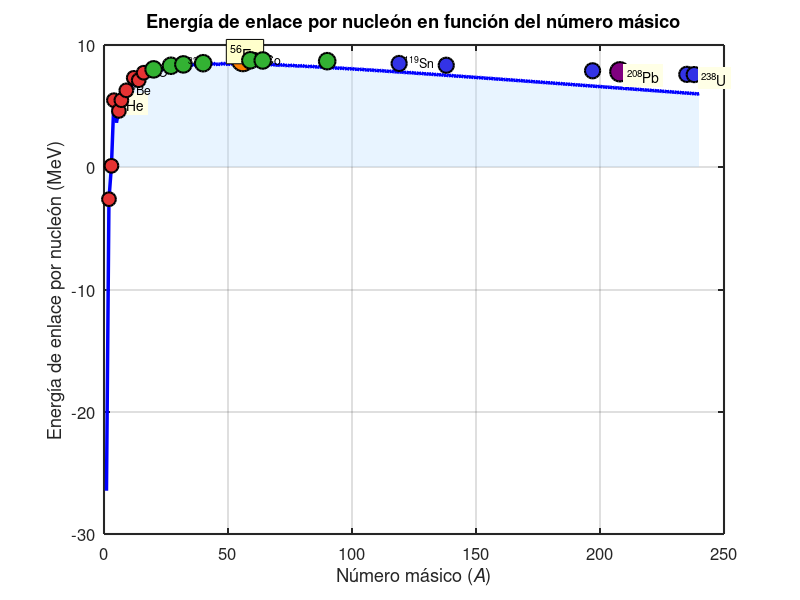

Source code (MATLAB): (Note: this script raises an error after producing the figure.)
% Este script implementa la fórmula semiempírica de masa de Weizsäcker-Bohr,
% también conocida como el modelo de la gota líquida. Esta fórmula empírica
% predice la energía de enlace de un núcleo atómico basándose en cinco 
% términos físicos fundamentales:
%
% FÓRMULA MATEMÁTICA:
% B(A,Z) = a_v·A - a_s·A^(2/3) - a_c·Z²/A^(1/3) - a_a·(A-2Z)²/A + δ(A,Z)
%
% Donde:
%   A = Número másico (protones + neutrones)
%   Z = Número atómico (protones)
%   N = Número de neutrones (N = A - Z)
%
% TÉRMINOS DE LA FÓRMULA:
%
% 1. TÉRMINO DE VOLUMEN (a_v·A):
%    Representa la energía de enlace proporcional al número de nucleones.
%    Análogo a la cohesión en una gota líquida. Cada nucleón contribuye
%    aproximadamente 15.75 MeV a la energía de enlace total.
%
% 2. TÉRMINO DE SUPERFICIE (-a_s·A^(2/3)):
%    Corrección negativa porque los nucleones en la superficie del núcleo
%    tienen menos vecinos y por tanto menor energía de enlace. Proporcional
%    al área superficial (A^(2/3)).
%
% 3. TÉRMINO COULOMBIANO (-a_c·Z²/A^(1/3)):
%    Representa la repulsión electrostática entre protones. Reduce la
%    estabilidad en núcleos pesados con muchos protones.
%
% 4. TÉRMINO DE ASIMETRÍA (-a_a·(A-2Z)²/A):
%    Penaliza núcleos con exceso de neutrones o protones. Los núcleos
%    más estables tienen N ≈ Z para núcleos ligeros, y N > Z para pesados.
%
% 5. TÉRMINO DE APAREAMIENTO (δ(A,Z)):
%    Representa el efecto cuántico de apareamiento de nucleones:
%    - Positivo para par-par (Z y N ambos pares)
%    - Negativo para impar-impar (Z y N ambos impares)
%    - Cero para par-impar o impar-par
%
% PARÁMETROS EMPÍRICOS (en MeV):
%   a_v = 15.75  (volumen)
%   a_s = 17.8   (superficie)
%   a_c = 0.711  (coulomb)
%   a_a = 23.7   (asimetría)
%   a_p = 11.18  (apareamiento)
%
% =========================================================================
% VISUALIZACIONES GENERADAS
% =========================================================================
%
% FIGURA 1: Energía de Enlace por Nucleón vs. Número Másico
%   - Muestra la curva de estabilidad nuclear
%   - Identifica el pico en Fe-56 (máxima estabilidad)
%   - Marca 23 núcleos importantes con código de colores
%
% FIGURA 2: Contribuciones de Cada Término
%   - Subplot superior: Contribuciones individuales de cada término
%   - Subplot inferior: Contribución acumulada mostrando el efecto neto
%
% FIGURA 3: Valle de Estabilidad Nuclear
%   - Mapa de calor 2D (Z vs. A)
%   - Muestra números mágicos (2, 8, 20, 28, 50)
%   - Identifica núcleos doblemente mágicos
%
% FIGURA 4: Análisis de Fisión y Fusión
%   - Comparación de estabilidad entre núcleos seleccionados
%   - Energía liberada en fisión de U-235
%   - Energía liberada en fusión D-T → He-4
%   - Relación N/Z para línea de estabilidad
%
% TABLA DE RESULTADOS:
%   - 30 núcleos importantes desde Deuterio hasta Plutonio-239
%   - Columnas: A, Z, BE total, BE/A, ratio N/Z
%   - Estadísticas y observaciones físicas
%
% =========================================================================
% APLICACIONES FÍSICAS
% =========================================================================
%
% Esta fórmula permite:
% - Predecir la estabilidad de núcleos conocidos y desconocidos
% - Calcular energía liberada en reacciones nucleares
% - Entender por qué el hierro-56 es el núcleo más estable
% - Explicar por qué la fusión libera energía en núcleos ligeros
% - Explicar por qué la fisión libera energía en núcleos pesados
% - Identificar el valle de estabilidad nuclear
%
% =========================================================================
% REFERENCIAS
% =========================================================================
%
% Weizsäcker, C. F. von. (1935). Zur Theorie der Kernmassen. 
%     Zeitschrift für Physik, 96(7-8), 431-458.
%
% Bohr, N., & Wheeler, J. A. (1939). The mechanism of nuclear fission. 
%     Physical Review, 56(5), 426-450.
%
% Krane, K. S. (1988). Introductory nuclear physics. 
%     John Wiley & Sons.
%
% =========================================================================

clear all; close all; clc;

%% Parámetros de la fórmula (en MeV)
a_volumen = 15.75;      % Término de volumen
a_superficie = 17.8;    % Término de superficie
a_coulomb = 0.711;      % Término coulombiano
a_asimetria = 23.7;     % Término de asimetría
a_apareamiento = 11.18; % Término de apareamiento

%% Función de apareamiento δ(A,Z)
termino_apareamiento = @(A, Z) a_apareamiento * (mod(Z,2)==0 && mod(A-Z,2)==0) / sqrt(A) - ...
                                a_apareamiento * (mod(Z,2)==1 && mod(A-Z,2)==1) / sqrt(A);

%% Fórmula de Weizsäcker-Bohr
energia_enlace_total = @(A, Z) a_volumen*A - a_superficie*A^(2/3) - a_coulomb*Z^2/A^(1/3) - ...
                               a_asimetria*(A-2*Z)^2/A + termino_apareamiento(A, Z);

%% Energía de enlace por nucleón
energia_enlace_por_nucleon = @(A, Z) energia_enlace_total(A, Z) / A;

%% 1. Gráfica de energía de enlace por nucleón vs. número másico
figure(1);
set(gcf, 'Position', [100, 100, 1200, 700]);

rango_A = 1:240;
energia_por_nucleon = zeros(size(rango_A));

for i = 1:length(rango_A)
    A = rango_A(i);
    Z = round(A / 2); % Aproximación: Z ≈ A/2 para núcleos estables
    energia_por_nucleon(i) = energia_enlace_por_nucleon(A, Z);
end

% Fondo con gradiente
area(rango_A, energia_por_nucleon, 'FaceColor', [0.7 0.85 1], 'EdgeColor', 'none', 'FaceAlpha', 0.3);
hold on;
plot(rango_A, energia_por_nucleon, 'b-', 'LineWidth', 2.5);
grid on;
xlabel('Número másico (\itA\rm)', 'FontSize', 14);
ylabel('Energía de enlace por nucleón (MeV)', 'FontSize', 14);
title('Energía de enlace por nucleón en función del número másico', 'FontSize', 16);
set(gca, 'FontSize', 12, 'LineWidth', 1.5);

% Núcleos importantes - expandida la lista
nucleos_importantes = [
    2, 1;     % H-2 (Deuterio)
    3, 2;     % He-3
    4, 2;     % He-4 (Partícula alfa)
    6, 3;     % Li-6
    7, 3;     % Li-7
    9, 4;     % Be-9
    12, 6;    % C-12 (Estándar)
    14, 7;    % N-14
    16, 8;    % O-16
    20, 10;   % Ne-20
    27, 13;   % Al-27
    32, 16;   % S-32
    40, 20;   % Ca-40
    56, 26;   % Fe-56 (Máxima estabilidad)
    59, 27;   % Co-59
    64, 29;   % Cu-64
    90, 40;   % Zr-90
    119, 50;  % Sn-119
    138, 56;  % Ba-138
    197, 79;  % Au-197
    208, 82;  % Pb-208 (Doblemente mágico)
    235, 92;  % U-235 (Fisible)
    238, 92   % U-238
];

nombres_importantes = {'^2H', '^3He', '^4He', '^6Li', '^7Li', '^9Be', '^{12}C', ...
                       '^{14}N', '^{16}O', '^{20}Ne', '^{27}Al', '^{32}S', '^{40}Ca', ...
                       '^{56}Fe', '^{59}Co', '^{64}Cu', '^{90}Zr', '^{119}Sn', '^{138}Ba', ...
                       '^{197}Au', '^{208}Pb', '^{235}U', '^{238}U'};

% Colores diferentes para categorías
colores_categorias = [
    0.9 0.2 0.2;  % Ligeros (A<20) - Rojo
    0.2 0.7 0.2;  % Medios (20≤A<100) - Verde
    0.2 0.2 0.9;  % Pesados (A≥100) - Azul
];

for i = 1:size(nucleos_importantes, 1)
    A = nucleos_importantes(i, 1);
    Z = nucleos_importantes(i, 2);
    energia_BE = energia_enlace_por_nucleon(A, Z);
    
    % Seleccionar color según masa
    if A < 20
        color_nucleo = colores_categorias(1,:);
        tamanio_marcador = 10;
    elseif A < 100
        color_nucleo = colores_categorias(2,:);
        tamanio_marcador = 12;
    else
        color_nucleo = colores_categorias(3,:);
        tamanio_marcador = 11;
    end
    
    % Destacar Fe-56 y Pb-208
    if A == 56
        tamanio_marcador = 16;
        color_nucleo = [1 0.5 0]; % Naranja
    elseif A == 208
        tamanio_marcador = 14;
        color_nucleo = [0.5 0 0.5]; % Púrpura
    end
    
    plot(A, energia_BE, 'o', 'MarkerSize', tamanio_marcador, 'MarkerFaceColor', color_nucleo, ...
         'MarkerEdgeColor', 'k', 'LineWidth', 1.5);
    
    % Etiquetas optimizadas
    if A == 56
        text(A-5, energia_BE+0.7, nombres_importantes{i}, 'FontSize', 11, ...
             'BackgroundColor', [1 1 0.8], 'EdgeColor', 'k', 'Interpreter', 'tex');
    elseif A == 208 || A == 4 || A == 238
        text(A+3, energia_BE-0.3, nombres_importantes{i}, 'FontSize', 10, ...
             'BackgroundColor', [1 1 0.9], 'Interpreter', 'tex');
    elseif mod(i, 3) == 0  % Mostrar solo algunos nombres para no saturar
        text(A+2, energia_BE+0.2, nombres_importantes{i}, 'FontSize', 9, 'Interpreter', 'tex');
    end
end

% Líneas de referencia
yline(8, '--k', 'LineWidth', 1, 'Alpha', 0.5);
text(200, 8.2, '8 MeV/nucleón', 'FontSize', 10, 'Color', [0.3 0.3 0.3]);

hold off;
legend('Región de enlace', 'BE/\itA \rmteórico', 'Location', 'southeast', 'FontSize', 11);
ylim([0 10]);

%% 2. Contribuciones de cada término
figure(2);
set(gcf, 'Position', [150, 150, 1200, 700]);

rango_A = 1:240;
termino_volumen = zeros(size(rango_A));
termino_superficie = zeros(size(rango_A));
termino_coulomb = zeros(size(rango_A));
termino_asimetria = zeros(size(rango_A));

for i = 1:length(rango_A)
    A = rango_A(i);
    Z = round(A / 2);
    
    termino_volumen(i) = a_volumen * A / A;
    termino_superficie(i) = -a_superficie * A^(2/3) / A;
    termino_coulomb(i) = -a_coulomb * Z^2 / A^(4/3);
    termino_asimetria(i) = -a_asimetria * (A-2*Z)^2 / A^2;
end

% Subplot superior - Contribuciones individuales
subplot(2,1,1);
plot(rango_A, termino_volumen, '-', 'Color', [0 0.4 0.8], 'LineWidth', 2.5); hold on;
plot(rango_A, termino_superficie, '-', 'Color', [0.8 0.2 0.2], 'LineWidth', 2.5);
plot(rango_A, termino_coulomb, '-', 'Color', [0.2 0.7 0.2], 'LineWidth', 2.5);
plot(rango_A, termino_asimetria, '-', 'Color', [0.8 0.5 0], 'LineWidth', 2.5);
plot(rango_A, zeros(size(rango_A)), 'k--', 'LineWidth', 1);
grid on;
xlabel('Número másico (\itA\rm)', 'FontSize', 13);
ylabel('Contribución por nucleón (MeV)', 'FontSize', 13);
title('Contribuciones individuales de cada término de la fórmula SEMF', 'FontSize', 15);
legend('Volumen (+)', 'Superficie (−)', 'Coulomb (−)', 'Asimetría (−)', ...
       'Location', 'best', 'FontSize', 12);
set(gca, 'FontSize', 11, 'LineWidth', 1.5);
ylim([-6 17]);
hold off;

% Subplot inferior - Contribución acumulada
subplot(2,1,2);
energia_total_por_nucleon = termino_volumen + termino_superficie + termino_coulomb + termino_asimetria;
area(rango_A, termino_volumen, 'FaceColor', [0 0.4 0.8], 'FaceAlpha', 0.4, 'EdgeColor', 'none'); hold on;
area(rango_A, termino_volumen + termino_superficie, 'FaceColor', [0.8 0.2 0.2], 'FaceAlpha', 0.4, 'EdgeColor', 'none');
plot(rango_A, energia_total_por_nucleon, 'k-', 'LineWidth', 3);
grid on;
xlabel('Número másico (\itA\rm)', 'FontSize', 13);
ylabel('BE/\itA \rm(MeV)', 'FontSize', 13);
title('Energía de enlace acumulada por término', 'FontSize', 15);
legend('Volumen', 'Volumen + Superficie', 'BE/\itA \rmtotal', 'Location', 'southeast', 'FontSize', 12);
set(gca, 'FontSize', 11, 'LineWidth', 1.5);
hold off;

%% 3. Valle de estabilidad (Carta de nucleidos)
figure(3);
set(gcf, 'Position', [200, 200, 1200, 800]);

A_max = 140;
Z_max = 70;
matriz_energia = zeros(A_max, Z_max);

for A = 1:A_max
    for Z = 1:min(Z_max, A)
        if Z <= A
            matriz_energia(A, Z) = energia_enlace_por_nucleon(A, Z);
        else
            matriz_energia(A, Z) = NaN;
        end
    end
end

% Crear mapa de colores personalizado: blanco para 0, jet para valores positivos
mapa_colores = [1 1 1; jet(256)];  % Blanco + jet
colormap(mapa_colores);

% Reemplazar valores cero con NaN para que se vean blancos
matriz_energia(matriz_energia == 0) = NaN;

% Crear visualización mejorada
imagesc(1:Z_max, 1:A_max, matriz_energia);
barra_colores = colorbar('FontSize', 12, 'LineWidth', 1.5);
ylabel(barra_colores, 'Energía de enlace por nucleón (MeV)', 'FontSize', 11);
xlabel('Número atómico (\itZ\rm)', 'FontSize', 14);
ylabel('Número másico (\itA\rm)', 'FontSize', 14);
title('Valle de estabilidad nuclear: carta de nucleidos', 'FontSize', 16);
set(gca, 'YDir', 'normal', 'FontSize', 12, 'LineWidth', 1.5);
caxis([0 9]);

% Líneas de estabilidad
hold on;
plot(1:Z_max, 2*(1:Z_max), 'w--', 'LineWidth', 2.5);
text(35, 80, 'Línea \itN\rm = \itZ', 'Color', 'white', 'FontSize', 14, ...
     'BackgroundColor', [0 0 0 0.5]);

% Marcar números mágicos
numeros_magicos = [2, 8, 20, 28, 50];
for num_magico = numeros_magicos
    if num_magico <= Z_max
        xline(num_magico, 'w:', 'LineWidth', 2, 'Alpha', 0.7);
        yline(num_magico*2, 'w:', 'LineWidth', 2, 'Alpha', 0.7);
    end
end

% Marcar núcleos doblemente mágicos y otros importantes
nucleos_especiales = [
    4, 2;     % He-4
    16, 8;    % O-16
    40, 20;   % Ca-40
    48, 20;   % Ca-48
    56, 26;   % Fe-56
    208, 82;  % Pb-208
];

nombres_especiales = {'^4He', '^{16}O', '^{40}Ca', '^{48}Ca', '^{56}Fe', '^{208}Pb'};

for i = 1:size(nucleos_especiales, 1)
    A = nucleos_especiales(i, 1);
    Z = nucleos_especiales(i, 2);
    if Z <= Z_max && A <= A_max
        plot(Z, A, 'wo', 'MarkerSize', 12, 'MarkerFaceColor', 'yellow', ...
             'LineWidth', 2);
        text(Z+2, A+2, nombres_especiales{i}, 'Color', 'white', ...
             'FontSize', 10, 'BackgroundColor', [0 0 0 0.6], ...
             'Interpreter', 'tex');
    end
end

text(5, 130, 'Números mágicos: 2, 8, 20, 28, 50', 'Color', 'white', ...
     'FontSize', 11, 'BackgroundColor', [0 0 0 0.5]);

hold off;

%% 4. Análisis de fisión y fusión nuclear
figure(4);
set(gcf, 'Position', [250, 250, 1200, 800]);

% Subplot 1: Comparación de núcleos seleccionados
subplot(2,2,1);
nucleos_comparacion = [4, 12, 16, 27, 56, 90, 119, 138, 197, 208, 235, 238];
energia_comparacion = zeros(size(nucleos_comparacion));
nombres_comparacion = {'^4He', '^{12}C', '^{16}O', '^{27}Al', '^{56}Fe', '^{90}Zr', ...
                       '^{119}Sn', '^{138}Ba', '^{197}Au', '^{208}Pb', '^{235}U', '^{238}U'};

for i = 1:length(nucleos_comparacion)
    A = nucleos_comparacion(i);
    Z = round(A/2);
    if A > 100
        Z = round(A/2.4); % Mejor aproximación para núcleos pesados
    end
    energia_comparacion(i) = energia_enlace_por_nucleon(A, Z);
end

bar(energia_comparacion, 'FaceColor', [0.2 0.6 0.8], 'EdgeColor', 'k', 'LineWidth', 1.5);
set(gca, 'XTickLabel', nombres_comparacion, 'XTickLabelRotation', 45, 'TickLabelInterpreter', 'tex');
ylabel('BE/\itA \rm(MeV)', 'FontSize', 12);
title('Comparación de estabilidad nuclear', 'FontSize', 13);
grid on;
ylim([7 9]);
hold on;
yline(mean(energia_comparacion), '--r', 'Promedio', 'LineWidth', 2);
hold off;

% Subplot 2: Energía liberada en fisión
subplot(2,2,2);
% Fisión de U-235 → productos típicos
A_U235 = 235;
Z_U235 = 92;
energia_U235 = energia_enlace_por_nucleon(A_U235, Z_U235);

% Productos de fisión típicos (distribución bimodal)
productos_fision = [95, 140]; % Masas típicas de productos
Z_productos = [38, 54]; % Z aproximados
energia_productos = zeros(size(productos_fision));

for i = 1:length(productos_fision)
    energia_productos(i) = energia_enlace_por_nucleon(productos_fision(i), Z_productos(i));
end

categorias_fision = {'^{235}U (inicial)', 'Producto 1 (\itA\rm ≈ 95)', 'Producto 2 (\itA\rm ≈ 140)'};
valores_fision = [energia_U235, energia_productos];
colores_fision = [0.8 0.3 0.3; 0.3 0.8 0.3; 0.3 0.8 0.3];

for i = 1:length(valores_fision)
    bar(i, valores_fision(i), 'FaceColor', colores_fision(i,:), 'EdgeColor', 'k', 'LineWidth', 1.5);
    hold on;
end

set(gca, 'XTick', 1:3, 'XTickLabel', categorias_fision, 'TickLabelInterpreter', 'tex');
ylabel('BE/\itA \rm(MeV)', 'FontSize', 12);
title('Fisión nuclear: ^{235}U', 'FontSize', 13, 'Interpreter', 'tex');
grid on;

% Energía liberada
energia_liberada_fision = (mean(energia_productos) - energia_U235) * A_U235;
text(2, 8.2, sprintf('Energía liberada\n≈ %.0f MeV', energia_liberada_fision), ...
     'FontSize', 11, 'BackgroundColor', [1 1 0.8], ...
     'HorizontalAlignment', 'center');
hold off;

% Subplot 3: Energía liberada en fusión
subplot(2,2,3);
% Fusión D-T → He-4
A_deuterio = 2; Z_deuterio = 1;  % Deuterio
A_tritio = 3; Z_tritio = 1;      % Tritio
A_helio = 4; Z_helio = 2;        % Helio-4

energia_deuterio = energia_enlace_por_nucleon(A_deuterio, Z_deuterio);
energia_tritio = energia_enlace_por_nucleon(A_tritio, Z_tritio);
energia_helio = energia_enlace_por_nucleon(A_helio, Z_helio);

categorias_fusion = {'Deuterio (^2H)', 'Tritio (^3H)', 'Helio-4 (^4He)'};
valores_fusion = [energia_deuterio, energia_tritio, energia_helio];
colores_fusion = [0.8 0.6 0.3; 0.8 0.6 0.3; 0.3 0.6 0.8];

for i = 1:length(valores_fusion)
    bar(i, valores_fusion(i), 'FaceColor', colores_fusion(i,:), 'EdgeColor', 'k', 'LineWidth', 1.5);
    hold on;
end

set(gca, 'XTick', 1:3, 'XTickLabel', categorias_fusion, 'TickLabelInterpreter', 'tex');
ylabel('BE/\itA \rm(MeV)', 'FontSize', 12);
title('Fusión nuclear: ^2H + ^3H → ^4He', 'FontSize', 13, 'Interpreter', 'tex');
grid on;

% Energía liberada por nucleón
energia_promedio_inicial = (energia_deuterio * A_deuterio + energia_tritio * A_tritio) / (A_deuterio + A_tritio);
energia_liberada_fusion = (energia_helio - energia_promedio_inicial) * A_helio;
text(2, 6, sprintf('Energía liberada\n≈ %.1f MeV', energia_liberada_fusion), ...
     'FontSize', 11, 'BackgroundColor', [1 1 0.8], ...
     'HorizontalAlignment', 'center');
hold off;

% Subplot 4: Relación N/Z para estabilidad
subplot(2,2,4);
rango_A_estabilidad = 1:240;
Z_estable = zeros(size(rango_A_estabilidad));
N_estable = zeros(size(rango_A_estabilidad));

for i = 1:length(rango_A_estabilidad)
    A = rango_A_estabilidad(i);
    if A < 40
        Z_estable(i) = round(A/2);
    else
        Z_estable(i) = round(A/(2 + 0.0015*A)); % Aproximación empírica
    end
    N_estable(i) = A - Z_estable(i);
end

plot(Z_estable, N_estable, 'b-', 'LineWidth', 2.5); hold on;
plot(Z_estable, Z_estable, 'r--', 'LineWidth', 2); % Línea N=Z
grid on;
xlabel('Número de protones (\itZ\rm)', 'FontSize', 12);
ylabel('Número de neutrones (\itN\rm)', 'FontSize', 12);
title('Línea de estabilidad nuclear', 'FontSize', 13);
legend('Valle de estabilidad', 'Línea \itN \rm= \itZ', 'Location', 'northwest', 'FontSize', 11);

% Marcar regiones
text(20, 50, 'Exceso de neutrones para estabilidad', 'FontSize', 10, ...
     'BackgroundColor', [1 1 0.9]);
hold off;

%% 5. Cálculos específicos para núcleos importantes
fprintf('\n');
fprintf('═════════════════════════════════════════════════════════════════════════\n');
fprintf('    ENERGÍAS DE ENLACE - FÓRMULA SEMIEMPÍRICA DE MASA (SEMF)\n');
fprintf('═════════════════════════════════════════════════════════════════════════\n\n');

nucleos_tabla = [
    2, 1;      % H-2 (Deuterio)
    3, 2;      % He-3
    4, 2;      % He-4 (Partícula alfa)
    6, 3;      % Li-6
    7, 3;      % Li-7
    9, 4;      % Be-9
    12, 6;     % C-12 (Estándar de masa atómica)
    14, 7;     % N-14
    16, 8;     % O-16 (Doblemente mágico)
    20, 10;    % Ne-20
    27, 13;    % Al-27
    32, 16;    % S-32
    40, 18;    % Ar-40
    40, 20;    % Ca-40 (Doblemente mágico)
    48, 20;    % Ca-48 (Doblemente mágico)
    56, 26;    % Fe-56 (Máxima estabilidad)
    59, 27;    % Co-59
    63, 29;    % Cu-63
    64, 29;    % Cu-64
    90, 40;    % Zr-90
    107, 47;   % Ag-107
    119, 50;   % Sn-119
    127, 53;   % I-127
    138, 56;   % Ba-138
    197, 79;   % Au-197
    208, 82;   % Pb-208 (Doblemente mágico)
    232, 90;   % Th-232
    235, 92;   % U-235 (Fisible)
    238, 92;   % U-238
    239, 94    % Pu-239 (Fisible)
];

nombres_tabla = {
    'Deuterio (²H)', 'Helio-3 (³He)', 'Helio-4 (⁴He)', 'Litio-6 (⁶Li)', ...
    'Litio-7 (⁷Li)', 'Berilio-9 (⁹Be)', 'Carbono-12 (¹²C)★', 'Nitrógeno-14 (¹⁴N)', ...
    'Oxígeno-16 (¹⁶O)★★', 'Neón-20 (²⁰Ne)', 'Aluminio-27 (²⁷Al)', 'Azufre-32 (³²S)', ...
    'Argón-40 (⁴⁰Ar)', 'Calcio-40 (⁴⁰Ca)★★', 'Calcio-48 (⁴⁸Ca)★★', ...
    'Hierro-56 (⁵⁶Fe) MÁX', 'Cobalto-59 (⁵⁹Co)', 'Cobre-63 (⁶³Cu)', ...
    'Cobre-64 (⁶⁴Cu)', 'Zirconio-90 (⁹⁰Zr)', 'Plata-107 (¹⁰⁷Ag)', ...
    'Estaño-119 (¹¹⁹Sn)', 'Yodo-127 (¹²⁷I)', 'Bario-138 (¹³⁸Ba)', ...
    'Oro-197 (¹⁹⁷Au)', 'Plomo-208 (²⁰⁸Pb)★★', 'Torio-232 (²³²Th)', ...
    'Uranio-235 (²³⁵U)', 'Uranio-238 (²³⁸U)', 'Plutonio-239 (²³⁹Pu)'
};

fprintf('%-24s | %4s | %3s | %11s | %11s | %8s\n', ...
        'Núcleo', 'A', 'Z', 'BE (MeV)', 'BE/A (MeV)', 'N/Z');
fprintf('─────────────────────────┼──────┼─────┼─────────────┼─────────────┼─────────\n');

for i = 1:size(nucleos_tabla, 1)
    A = nucleos_tabla(i, 1);
    Z = nucleos_tabla(i, 2);
    N = A - Z;
    energia_total = energia_enlace_total(A, Z);
    energia_por_nuc = energia_enlace_por_nucleon(A, Z);
    razon_N_Z = N / Z;
    
    fprintf('%-24s | %4d | %3d | %11.2f | %11.3f | %8.3f\n', ...
            nombres_tabla{i}, A, Z, energia_total, energia_por_nuc, razon_N_Z);
end

fprintf('═════════════════════════════════════════════════════════════════════════\n');
fprintf('Leyenda:\n');
fprintf('  ★   = Estándar de referencia (¹²C para masas atómicas)\n');
fprintf('  ★★  = Núcleo doblemente mágico (Z y N son números mágicos)\n');
fprintf('  MÁX = Máxima energía de enlace por nucleón\n');
fprintf('═════════════════════════════════════════════════════════════════════════\n\n');

% Estadísticas adicionales
fprintf('OBSERVACIONES FÍSICAS:\n');
fprintf('─────────────────────────────────────────────────────────────────────────\n');

% Encontrar el núcleo más estable
energia_maxima = -inf;
indice_max = 0;
for i = 1:size(nucleos_tabla, 1)
    A = nucleos_tabla(i, 1);
    Z = nucleos_tabla(i, 2);
    energia = energia_enlace_por_nucleon(A, Z);
    if energia > energia_maxima
        energia_maxima = energia;
        indice_max = i;
    end
end

fprintf('• Núcleo más estable: %s con BE/A = %.3f MeV\n', ...
        nombres_tabla{indice_max}, energia_maxima);
fprintf('• El ⁵⁶Fe presenta la máxima energía de enlace por nucleón (~8.8 MeV)\n');
fprintf('• Por encima de ⁵⁶Fe, la fisión libera energía; por debajo, la fusión\n');
fprintf('• Núcleos doblemente mágicos: ⁴He, ¹⁶O, ⁴⁰Ca, ⁴⁸Ca, ²⁰⁸Pb\n');
fprintf('• Isótopos fisibles: ²³⁵U, ²³⁹Pu\n');
fprintf('• El cociente N/Z aumenta con A para mantener estabilidad en núcleos pesados\n');
fprintf('• Números mágicos (Z o N): 2, 8, 20, 28, 50, 82, 126\n\n');

fprintf('═════════════════════════════════════════════════════════════════════════\n');
fprintf('Nota: Los valores calculados son aproximaciones teóricas basadas en la\n');
fprintf('      fórmula semiempírica de masa. Para valores experimentales exactos,\n');
fprintf('      consultar la base de datos NUBASE o tablas de masas atómicas.\n');
fprintf('═════════════════════════════════════════════════════════════════════════\n\n');
